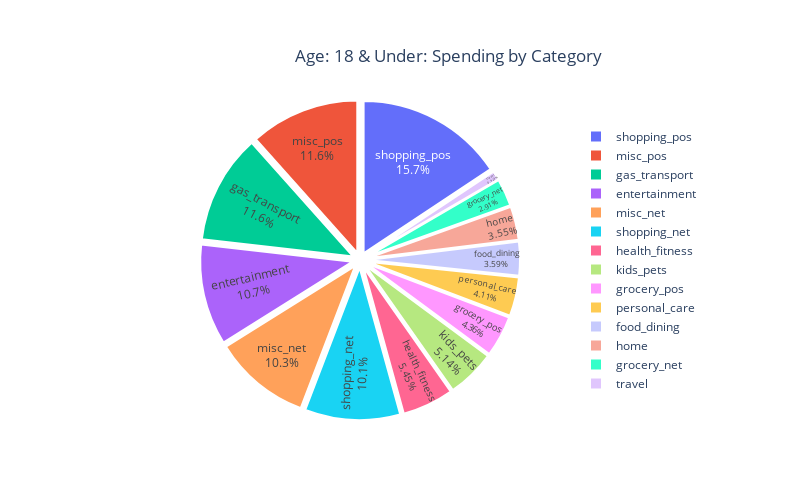

Notebook code cell kept with this figure:
### Markdown cell above
### Markdown Note: JBrooks - the next several cells break out spending by category for each age group with a hover of $ amount spend

### Code cell
import plotly.express as px

# Step 1: Filter data for the under-18 group
under_18_data = df[df['age_description'] == 'Age: 18 & Under']

# Step 2: Group the data by category and calculate total spend
under_18_spend_by_category = under_18_data.groupby('category')['amt'].sum().reset_index()

# Step 3: Calculate the percentage of total spend for each category
total_spend_under_18 = under_18_spend_by_category['amt'].sum()
under_18_spend_by_category['percentage'] = (under_18_spend_by_category['amt'] / total_spend_under_18) * 100

# Round percentage to one decimal place for display
under_18_spend_by_category['percentage'] = under_18_spend_by_category['percentage'].round(1)

# Keep 'amt' as numerical for plotting but create a formatted version for hover
under_18_spend_by_category['amt_formatted'] = under_18_spend_by_category['amt'].round(2).map('${:,.2f}'.format)

# Step 4: Create a pie chart using Plotly Express
fig = px.pie(
    under_18_spend_by_category, 
    names='category', 
    values='amt',  # Keep this numerical for plotting
    title='Age: 18 & Under: Spending by Category',
    hover_data=['amt_formatted'],  # Only show Total Spend on hover
    labels={'amt_formatted': 'Total Spend'}
)

# Customize the chart with percentages on the slices and display total spend on hover
fig.update_traces(
    textposition='inside', 
    textinfo='percent+label', 
    hovertemplate='Total Spend: $%{value:,.2f}', 
    pull=[0.05] * len(under_18_spend_by_category),  # Pull out each slice slightly
    marker=dict(line=dict(color='white', width=2))  # Add white border around each slice
    )

# Update the layout for better alignment of the pie chart and legend
fig.update_layout(
    width=800,  # Adjust width
    height=500,  # Adjust height
    title={
        'text': 'Age: 18 & Under: Spending by Category',
        'y':0.90,  # position of the title from bottom to top (0-1 scale)
        'x':0.56,   # center the title horizontally
        'xanchor': 'center',
        'yanchor': 'top'
    },
    legend={
        'yanchor': 'middle',  # vertical centering
        'y': 0.5,             # legend is vertically centered
        'xanchor': 'left',     # move the legend to the right side
        'x': .8             # move the legend further right to avoid overlapping the pie chart
    },
    margin=dict(l=0  # adds 100px left margin to move the pie chart to the left
))
# Display the chart
fig.show()

### Figure 1 — Plotly figure (JSON) as saved in the notebook; plotly's stock layout.template omitted (floating-point values rounded to 4 significant figures)
{"data": [{"customdata": [["$92,377.78"], ["$30,974.11"], ["$99,996.08"], ["$25,080.32"], ["$37,621.99"], ["$47,003.94"], ["$30,666.32"], ["$44,322.22"], ["$88,808.86"], ["$100,137.99"], ["$35,495.51"], ["$87,188.80"], ["$135,293.54"], ["$7,963.75"]], "domain": {"x": [0, 1], "y": [0, 1]}, "hovertemplate": "Total Spend: $%{value:,.2f}", "labels": ["entertainment", "food_dining", "gas_transport", "grocery_net", "grocery_pos", "health_fitness", "home", "kids_pets", "misc_net", "misc_pos", "personal_care", "shopping_net", "shopping_pos", "travel"], "legendgroup": "", "marker": {"line": {"color": "white", "width": 2}}, "name": "", "pull": [0.05, 0.05, 0.05, 0.05, 0.05, 0.05, 0.05, 0.05, 0.05, 0.05, 0.05, 0.05, 0.05, 0.05], "showlegend": true, "textinfo": "percent+label", "textposition": "inside", "type": "pie", "values": [92380.0, 30970.0, 100000.0, 25080.0, 37620.0, 47000.0, 30670.0, 44320.0, 88810.0, 100100.0, 35500.0, 87190.0, 135300.0, 7964.0]}], "layout": {"height": 500, "legend": {"tracegroupgap": 0, "x": 0.8, "xanchor": "left", "y": 0.5, "yanchor": "middle"}, "margin": {"l": 0}, "title": {"text": "Age: 18 & Under: Spending by Category", "x": 0.56, "xanchor": "center", "y": 0.9, "yanchor": "top"}, "width": 800}}
